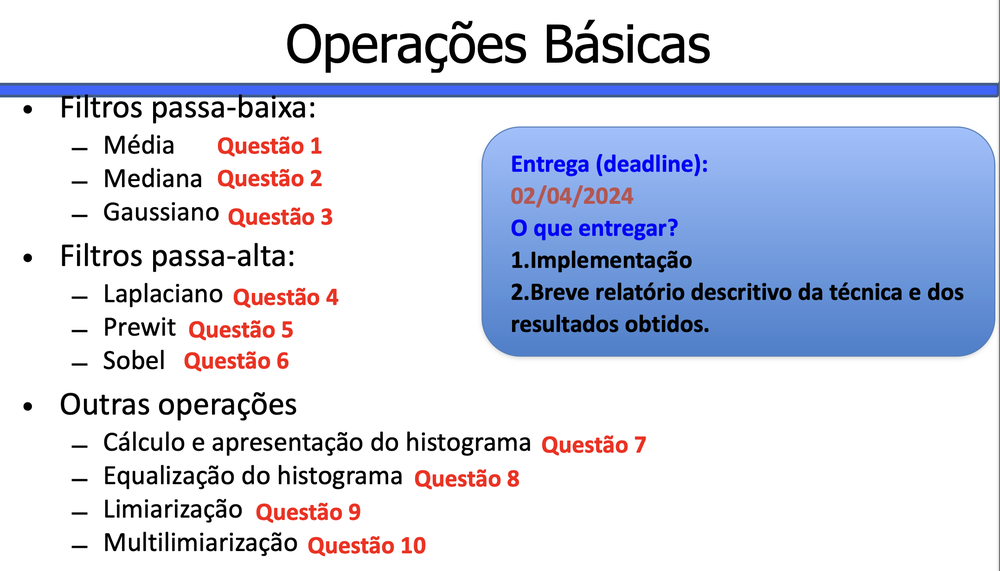
#> input picture trabalho.png, 1000 x 571 px, shrunk from 2156 x 1230 before the run
$ python UITest.py
#> lines starting #> are read from the running program, lines starting #| are printed output that depends on the picture
import cv2
import numpy
import matplotlib.pyplot

def luminancia(imagem):
    # Verificar se a imagem é colorida
    if len(imagem.shape) < 3:
        return imagem

    # Aplicar a fórmula de luminância
    luminancia = numpy.dot(imagem[..., :3], [0.299, 0.587, 0.114])
    return luminancia.astype(numpy.uint8)

def equalizador(imagem):
    altura, largura = imagem.shape[:2]

    # Calculo do Histograma
    frequencia = [0] * 256
    valores_intensidade = [0] * 256
    probabilidade = 0

    for x in range(altura):
        for y in range(largura):
            frequencia[imagem[x, y]] = frequencia[imagem[x, y]] + 1

    # Calculo de probabilidade e probabilidade acumulada
    pixels = altura * largura
    for i in range(256):
        probabilidade = probabilidade + frequencia[i] / float(pixels)
        valores_intensidade[i] = round(probabilidade * 255)

    # Aplicar equalização ao imagem
    for x in range(altura):
        for y in range(largura):
            imagem[x, y] = valores_intensidade[imagem[x, y]]

    return imagem, valores_intensidade

def equalizarImagemHistograma(imagem):
    # Carregar a imagem
#> called with imagem = 'trabalho.png'
    imagem = cv2.imread(imagem, 0)
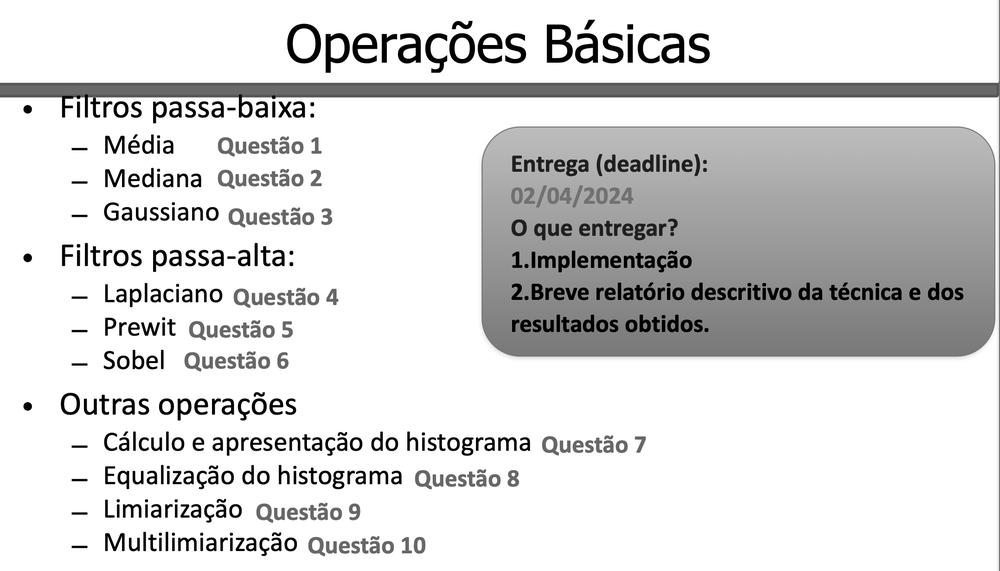
#> imagem: shape (571, 1000); min 0, max 255, mean 216
    #imagem = luminancia(imagem)

    # Equalizar o histograma
    imagemEqualizada, histogramaEqualizado = equalizador(imagem)
#> after the loop in equalizador, `for x in range(altura):`: frequencia = 256 values, max 371404 at index 255, min 87 at index 199, mean 2230.5
#> the loop in equalizador, `for i in range(256):` made 256 passes
#> probabilidade on passes 1 to 3: 0.0195, 0.0225, 0.0244
#> after the loop in equalizador, `for i in range(256):`: probabilidade = 1; valores_intensidade = 256 values from 5 to 255
#> after the loop in equalizador, `for x in range(altura):`:
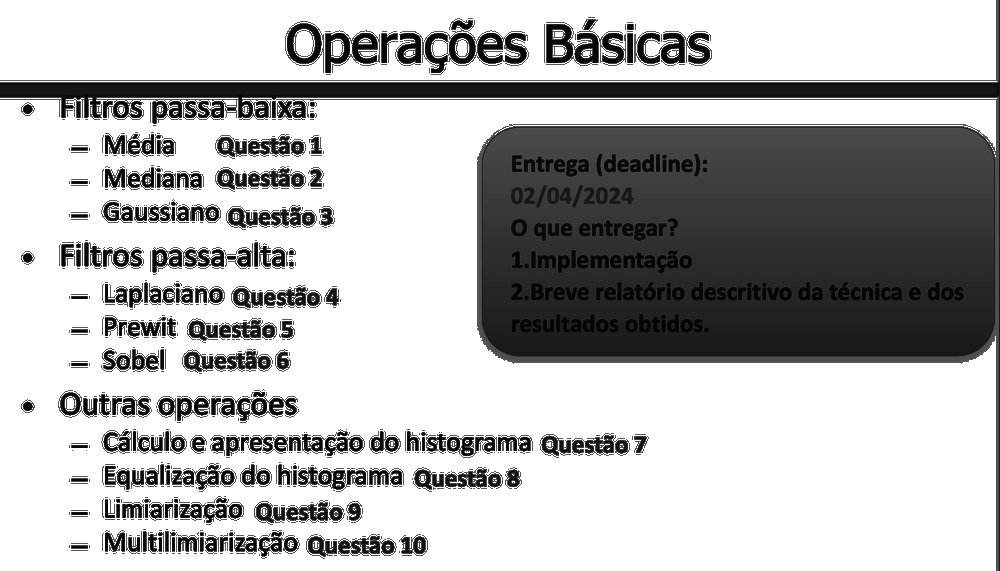
#> imagem: shape (571, 1000); min 5, max 255, mean 181.6
#> histogramaEqualizado = 256 values from 5 to 255

    # Plotar o histograma equalizado
    matplotlib.pyplot.subplot(121).bar(numpy.arange(256), histogramaEqualizado, color = 'gray')
    matplotlib.pyplot.title('Histograma Equalizado')

    # Mostrar a imagem equalizada
    matplotlib.pyplot.subplot(122).imshow(imagemEqualizada, cmap = "gray")
    matplotlib.pyplot.title('Imagem Equalizada')

    # Salvar o histograma equalizado como imagem PNG
    matplotlib.pyplot.savefig("histograma.png")
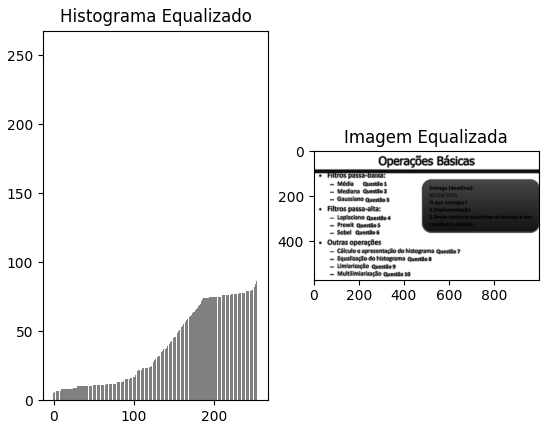
#> figure drawn by matplotlib, 2 panels; panel 1: tallest bar 255 high, from x = 254.6 to 255.4

    # Salvar a imagem equalizada
    cv2.imwrite("imagemEqualizada.png", imagemEqualizada)

imagemCV = "trabalho.png"
#imagemLumi = cv2.imread("trabalho.png")
#imagemEqualLumi = equalizarImagemHistograma(imagemLumi)
imagemEqualCV = equalizarImagemHistograma(imagemCV)

$ run again, with img1.jpeg saved as trabalho.png
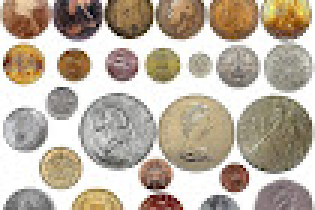
#> input picture img1.jpeg, 105 x 70 px (shown 3 times larger)
#> after the loop in equalizador, `for x in range(altura):`: frequencia = 256 values, max 681 at index 254, min 0 at index 0, mean 28.71
#> the loop in equalizador, `for i in range(256):` made 256 passes
#> probabilidade on passes 1 to 3: 0, 0, 0.000272
#> after the loop in equalizador, `for i in range(256):`: probabilidade = 1; valores_intensidade = 256 values from 0 to 255
#> after the loop in equalizador, `for x in range(altura):`:
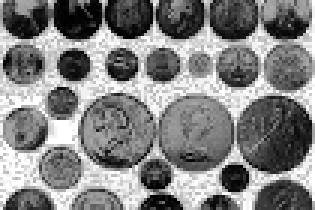
#> imagem: shape (70, 105) (shown 3 times larger); min 0, max 255, mean 130.1
#> in equalizarImagemHistograma, `matplotlib.pyplot.savefig("histograma.png")`:
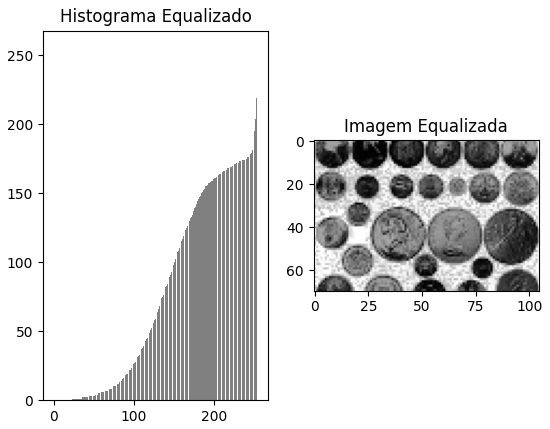
#> figure drawn by matplotlib, 2 panels; panel 1: tallest bar 255 high, from x = 254.6 to 255.4
